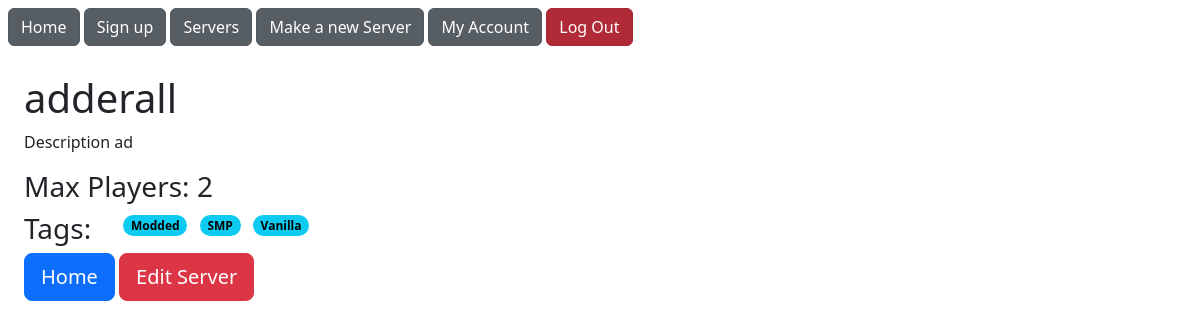
Before: /server/1/ (signed in) with the older database file.
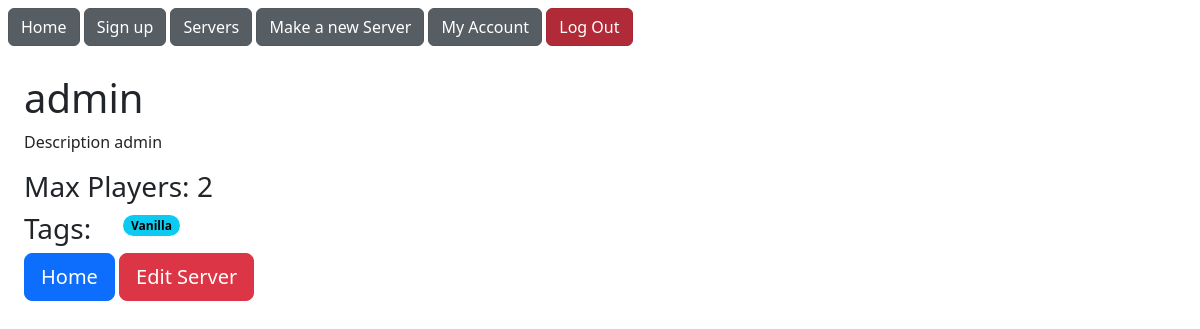
After: the same page with the newer database file.
### models.py (models this page shows, shortened)
  class Server(db.Model):
    __tablename__ = 'servers'
    id = db.Column(db.Integer, primary_key=True)
    name = db.Column(db.Unicode, nullable=False)
    description = db.Column(db.Unicode, nullable=True) #  nullable!
    docker_id = db.Column(db.Unicode, nullable=False)
    max_players = db.Column(db.Integer, nullable=False)
    port = db.Column(db.Integer, nullable=False)
    owner_id = db.Column(db.Integer, db.ForeignKey('users.id'), nullable=False)
    status = db.Column(db.Boolean, nullable=False, default=False)
    users = db.relationship('User', secondary=UserServerRole, back_populates='servers')
    roles = db.relationship(ServerRolePermission, backref='server')
    events = db.relationship(ServerEvent, backref='sever')
    tags = db.relationship('Tag', secondary=ServerTag, backref='server')

  class Tag(db.Model):
    __tablename__ = 'tags'
    id = db.Column(db.Integer, primary_key=True)
    name = db.Column(db.Unicode, nullable=False)

### app.py (the view, shortened to what this page needs)
@app.get('/server/<int:server_id>/')
def show_server(server_id):
  server = Server.query.filter_by(id=server_id).first()
  if session.get('user-id') == server.owner_id:
    return render_template('user_server.html', server=server, edit=False)
  return render_template('server.html', server=server)

### templates/user_server.html (shortened to what this page needs)
{% extends "root.html" %}
{% block content %}
<div>
  <h1>{{server.name}}</h1>
  <p>Description {{server.description}}</p>
  <h3>Max Players: {{server.max_players}}</h3>
  <div class='d-flex' id="tags">
    <h3>Tags:</h3>
    <ul>
      {% for tag in server.tags %}
      <span class="list-inline-item badge rounded-pill text-bg-info">{{tag.name}}</span>
      {% endfor %}
    </ul>
  </div>
  <a href="/"><button class="btn btn-primary btn-lg">Home</button></a>
  <a href="{{url_for('get_update_server', server_id=server.id)}}" class="btn btn-danger btn-lg">Edit Server</a>
</div>
{% endblock %}

Changed rows visible on the page:
no longer on this page (row unchanged): Tag: name "Modded"
no longer on this page (row unchanged): Tag: name "SMP"
changed Server: name "adderall" → "admin"; description "ad" → "admin"
